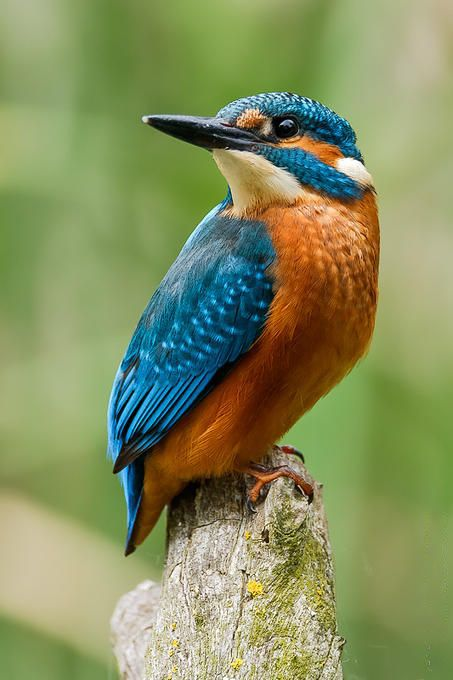
#> input picture OpenCV-Tutorials/kingfisher.jpg, 453 x 680 px, given in place of the camera
$ python opvc7.py
#> lines starting #> are read from the running program, lines starting #| are printed output that depends on the picture; after the words box and inside, x2 and y2 are one past the last pixel; in counts of white or black regions, pixels touching at a corner belong together
import cv2
import numpy as np

cap = cv2.VideoCapture(0)

while True:
	_, frame = cap.read()
#> frame is the input picture: shape (680, 453, 3); mean B, G, R 95.3, 143, 133.1
	hsv = cv2.cvtColor(frame, cv2.COLOR_BGR2HSV)
#> hsv: shape (680, 453, 3); mean H, S, V 39.7, 122, 154.4

	# hsv hue saturation value
	lower_black = np.array([10,10,10])
	upper_black = np.array([100, 100, 100])

	mask = cv2.inRange(hsv, lower_black, upper_black)
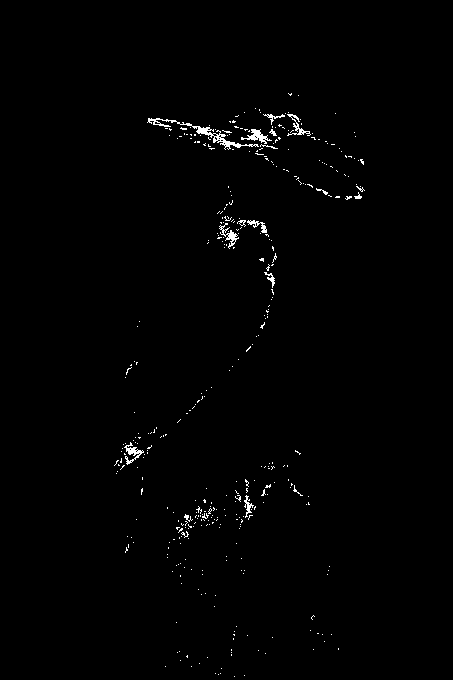
#> mask: shape (680, 453); 0.85% white in thin lines or dots, all inside (x1, y1, x2, y2) = (114, 93, 365, 677)
	res = cv2.bitwise_and(frame, frame, mask = mask)
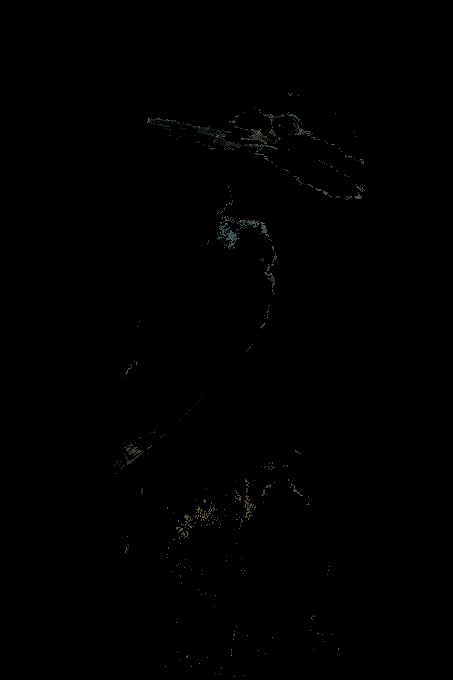
#> res: shape (680, 453, 3); mean B, G, R 0.4, 0.5, 0.5

	## Average the frame
	kernel = np.ones((10, 10), np.float32)/100
	smoothed = cv2.filter2D(res, -1, kernel)

	## Gaussian blur
	blur = cv2.GaussianBlur(res,(15,15),0)
#> (the run stopped early here; a loop or call above may not have finished)
